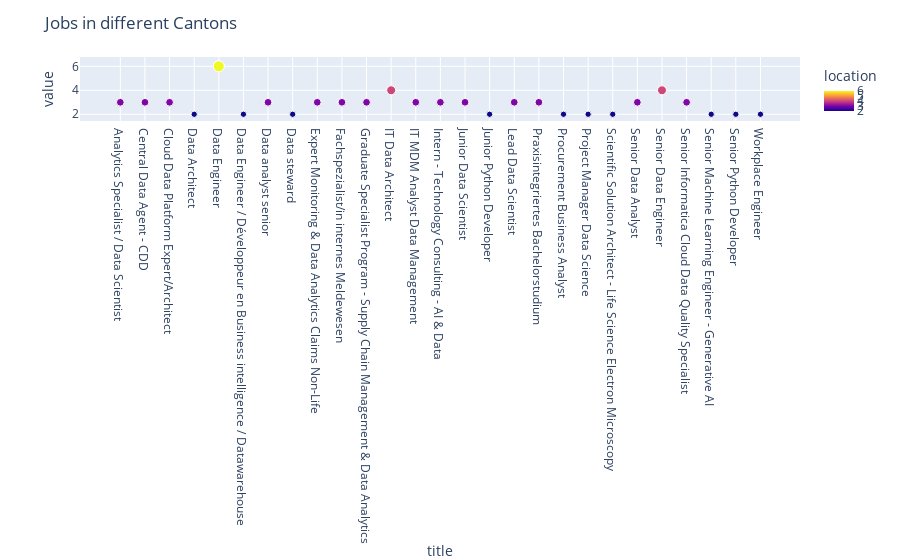

Write notebook code for a chart like this one.
### Code cell
fig = px.scatter(grouped_data,
                 color='location',
                 size="query",#Shape of a Marker
                 log_x=False # Sets the scale of the x-axis into linear instead of logarithmic scael
                )

# Set the area of the bubbles proportional to the petal's length
fig.update_traces(marker=dict(sizemode='area', sizeref=0.1))

# Update layout
fig.update_layout(title='Jobs in different Cantons')

# Show plot
fig.show()

### Figure 1 — Plotly figure (JSON) as saved in the notebook; plotly's stock layout.template omitted (floating-point values rounded to 4 significant figures)
{"data": [{"hovertemplate": "title=%{x}<br>value=%{y}<br>query=%{marker.size}<br>location=%{marker.color}<extra></extra>", "legendgroup": "", "marker": {"color": [3, 3, 3, 2, 6, 2, 3, 2, 3, 3, 3, 4, 3, 3, 3, 2, 3, 3, 2, 2, 2, 3, 4, 3, 2, 2, 2, 3, 3, 3, 2, 6, 2, 3, 2, 3, 3, 3, 4, 3, 3, 3, 2, 3, 3, 2, 2, 2, 3, 4, 3, 2, 2, 2, 3, 3, 3, 2, 6, 2, 3, 2, 3, 3, 3, 4, 3, 3, 3, 2, 3, 3, 2, 2, 2, 3, 4, 3, 2, 2, 2, 3, 3, 3, 2, 6, 2, 3, 2, 3, 3, 3, 4, 3, 3, 3, 2, 3, 3, 2, 2, 2, 3, 4, 3, 2, 2, 2], "coloraxis": "coloraxis", "size": [3, 3, 3, 2, 6, 2, 3, 2, 3, 3, 3, 4, 3, 3, 3, 2, 3, 3, 2, 2, 2, 3, 4, 3, 2, 2, 2, 3, 3, 3, 2, 6, 2, 3, 2, 3, 3, 3, 4, 3, 3, 3, 2, 3, 3, 2, 2, 2, 3, 4, 3, 2, 2, 2, 3, 3, 3, 2, 6, 2, 3, 2, 3, 3, 3, 4, 3, 3, 3, 2, 3, 3, 2, 2, 2, 3, 4, 3, 2, 2, 2, 3, 3, 3, 2, 6, 2, 3, 2, 3, 3, 3, 4, 3, 3, 3, 2, 3, 3, 2, 2, 2, 3, 4, 3, 2, 2, 2], "sizemode": "area", "sizeref": 0.1, "symbol": "circle"}, "mode": "markers", "name": "", "orientation": "v", "showlegend": false, "type": "scatter", "x": ["Analytics Specialist / Data Scientist", "Central Data Agent - CDD", "Cloud Data Platform Expert/Architect", "Data Architect", "Data Engineer", "Data Engineer / Développeur en Business intelligence / Datawarehouse", "Data analyst senior", "Data steward", "Expert Monitoring & Data Analytics Claims Non-Life", "Fachspezialist/in internes Meldewesen", "Graduate Specialist Program - Supply Chain Management & Data Analytics", "IT Data Architect", "IT MDM Analyst Data Management", "Intern - Technology Consulting - AI & Data", "Junior Data Scientist", "Junior Python Developer", "Lead Data Scientist", "Praxisintegriertes Bachelorstudium", "Procurement Business Analyst", "Project Manager Data Science", "Scientific Solution Architect - Life Science Electron Microscopy", "Senior Data Analyst", "Senior Data Engineer", "Senior Informatica Cloud Data Quality Specialist", "Senior Machine Learning Engineer - Generative AI", "Senior Python Developer", "Workplace Engineer", "Analytics Specialist / Data Scientist", "Central Data Agent - CDD", "Cloud Data Platform Expert/Architect", "Data Architect", "Data Engineer", "Data Engineer / Développeur en Business intelligence / Datawarehouse", "Data analyst senior", "Data steward", "Expert Monitoring & Data Analytics Claims Non-Life", "Fachspezialist/in internes Meldewesen", "Graduate Specialist Program - Supply Chain Management & Data Analytics", "IT Data Architect", "IT MDM Analyst Data Management", "Intern - Technology Consulting - AI & Data", "Junior Data Scientist", "Junior Python Developer", "Lead Data Scientist", "Praxisintegriertes Bachelorstudium", "Procurement Business Analyst", "Project Manager Data Science", "Scientific Solution Architect - Life Science Electron Microscopy", "Senior Data Analyst", "Senior Data Engineer", "Senior Informatica Cloud Data Quality Specialist", "Senior Machine Learning Engineer - Generative AI", "Senior Python Developer", "Workplace Engineer", "Analytics Specialist / Data Scientist", "Central Data Agent - CDD", "Cloud Data Platform Expert/Architect", "Data Architect", "Data Engineer", "Data Engineer / Développeur en Business intelligence / Datawarehouse", "Data analyst senior", "Data steward", "Expert Monitoring & Data Analytics Claims Non-Life", "Fachspezialist/in internes Meldewesen", "Graduate Specialist Program - Supply Chain Management & Data Analytics", "IT Data Architect", "IT MDM Analyst Data Management", "Intern - Technology Consulting - AI & Data", "Junior Data Scientist", "Junior Python Developer", "Lead Data Scientist", "Praxisintegriertes Bachelorstudium", "Procurement Business Analyst", "Project Manager Data Science", "Scientific Solution Architect - Life Science Electron Microscopy", "Senior Data Analyst", "Senior Data Engineer", "Senior Informatica Cloud Data Quality Specialist", "Senior Machine Learning Engineer - Generative AI", "Senior Python Developer", "Workplace Engineer", "Analytics Specialist / Data Scientist", "Central Data Agent - CDD", "Cloud Data Platform Expert/Architect", "Data Architect", "Data Engineer", "Data Engineer / Développeur en Business intelligence / Datawarehouse", "Data analyst senior", "Data steward", "Expert Monitoring & Data Analytics Claims Non-Life", "Fachspezialist/in internes Meldewesen", "Graduate Specialist Program - Supply Chain Management & Data Analytics", "IT Data Architect", "IT MDM Analyst Data Management", "Intern - Technology Consulting - AI & Data", "Junior Data Scientist", "Junior Python Developer", "Lead Data Scientist", "Praxisintegriertes Bachelorstudium", "Procurement Business Analyst", "Project Manager Data Science", "Scientific Solution Architect - Life Science Electron Microscopy", "Senior Data Analyst", "Senior Data Engineer", "Senior Informatica Cloud Data Quality Specialist", "Senior Machine Learning Engineer - Generative AI", "Senior Python Developer", "Workplace Engineer"], "xaxis": "x", "y": [3, 3, 3, 2, 6, 2, 3, 2, 3, 3, 3, 4, 3, 3, 3, 2, 3, 3, 2, 2, 2, 3, 4, 3, 2, 2, 2, 3, 3, 3, 2, 6, 2, 3, 2, 3, 3, 3, 4, 3, 3, 3, 2, 3, 3, 2, 2, 2, 3, 4, 3, 2, 2, 2, 3, 3, 3, 2, 6, 2, 3, 2, 3, 3, 3, 4, 3, 3, 3, 2, 3, 3, 2, 2, 2, 3, 4, 3, 2, 2, 2, 3, 3, 3, 2, 6, 2, 3, 2, 3, 3, 3, 4, 3, 3, 3, 2, 3, 3, 2, 2, 2, 3, 4, 3, 2, 2, 2], "yaxis": "y"}], "layout": {"coloraxis": {"colorbar": {"title": {"text": "location"}}, "colorscale": [[0, "#0d0887"], [0.1111, "#46039f"], [0.2222, "#7201a8"], [0.3333, "#9c179e"], [0.4444, "#bd3786"], [0.5556, "#d8576b"], [0.6667, "#ed7953"], [0.7778, "#fb9f3a"], [0.8889, "#fdca26"], [1, "#f0f921"]]}, "legend": {"itemsizing": "constant", "tracegroupgap": 0}, "margin": {"t": 60}, "title": {"text": "Jobs in different Cantons"}, "xaxis": {"anchor": "y", "domain": [0, 1], "title": {"text": "title"}}, "yaxis": {"anchor": "x", "domain": [0, 1], "title": {"text": "value"}}}}
